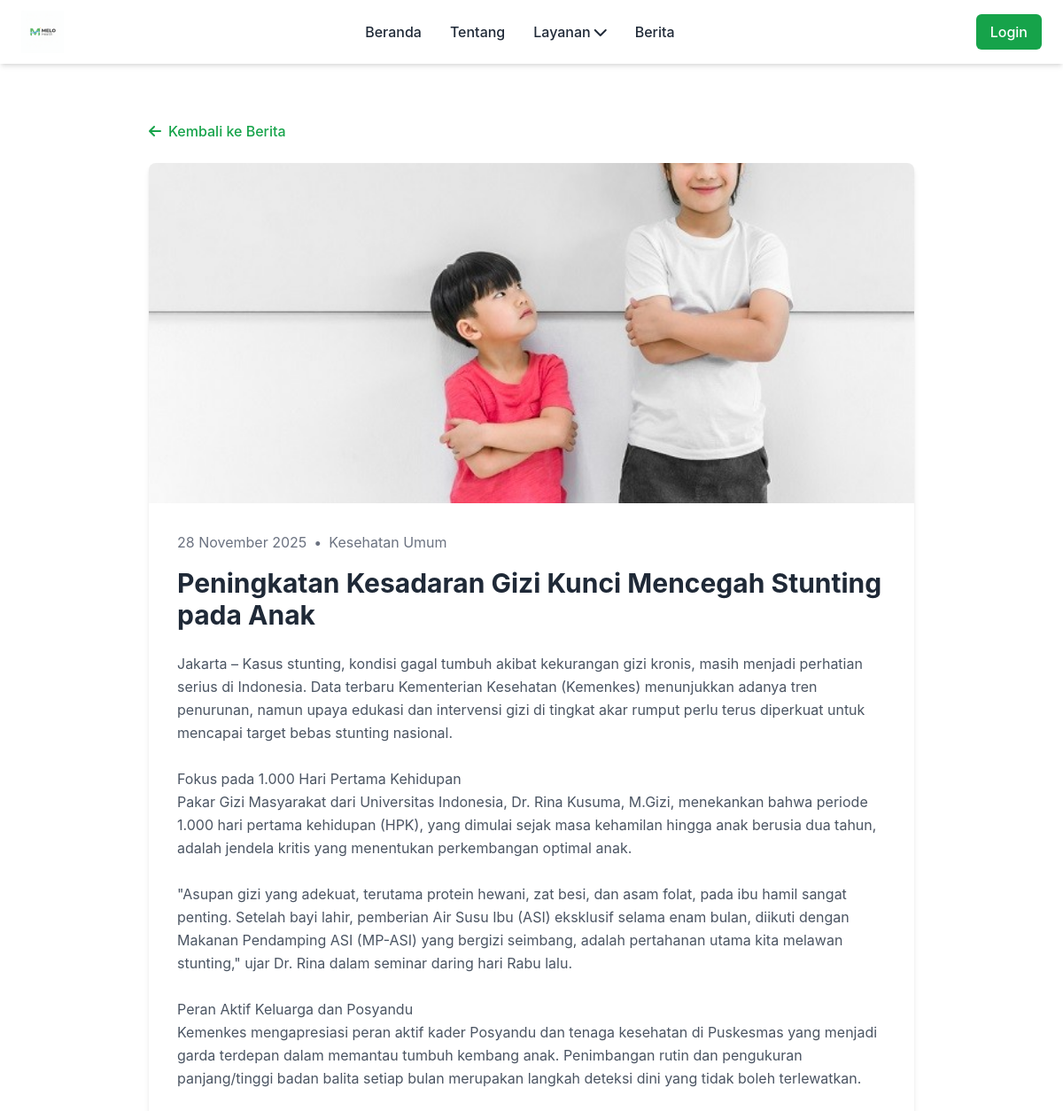
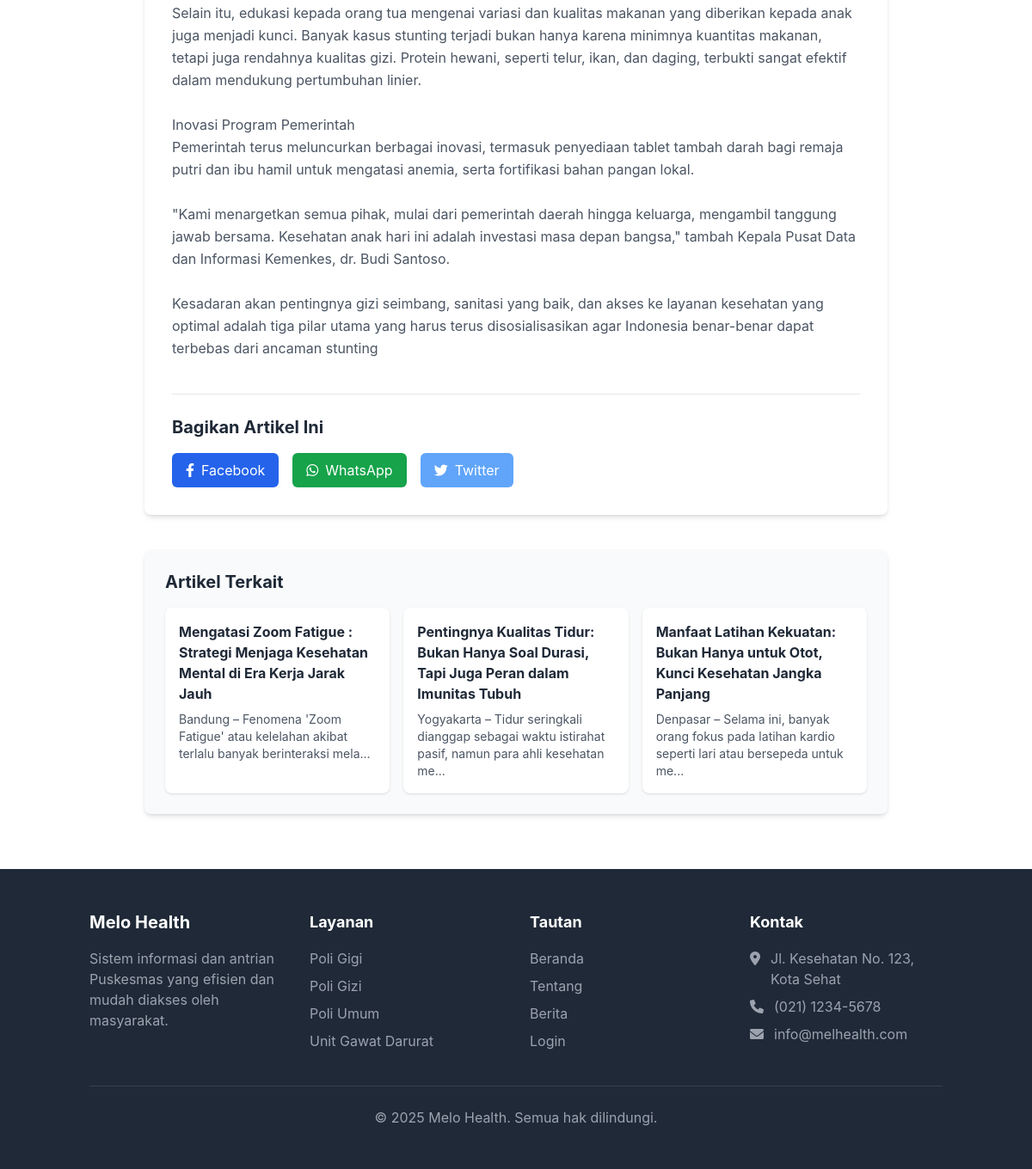
The page /detail-berita.php?id=6 on the database its author committed (2 pictures, top to bottom).
### tables this page shows
CREATE TABLE `berita` (
  `id` int NOT NULL,
  `judul` varchar(255) NOT NULL,
  `konten` text NOT NULL,
  `gambar` varchar(255) DEFAULT NULL,
  `tanggal_publish` date NOT NULL,
  `created_at` timestamp NOT NULL DEFAULT CURRENT_TIMESTAMP
);

### detail-berita.php (the view, shortened to what this page needs)
<?php
require_once 'includes/functions.php';
$article_id = isset($_GET['id']) ? (int)$_GET['id'] : 0;
try {
    $stmt = $pdo->prepare("SELECT * FROM berita WHERE id = ?");
    $stmt->execute([$article_id]);
    $article = $stmt->fetch(PDO::FETCH_ASSOC);
} catch (PDOException $e) {
    header("Location: berita.php");
    exit();
}
try {
    $stmt_related = $pdo->prepare("SELECT * FROM berita WHERE id != ? ORDER BY tanggal_publish DESC LIMIT 3");
    $stmt_related->execute([$article_id]);
    $related_articles = $stmt_related->fetchAll(PDO::FETCH_ASSOC);
} catch (PDOException $e) {
    $related_articles = [];
}
?>
<!DOCTYPE html>
<html lang="id">
<head>
    <script src="https://cdn.tailwindcss.com"></script>
    <link rel="stylesheet" href="https://cdnjs.cloudflare.com/ajax/libs/font-awesome/6.0.0/css/all.min.css">
    <link rel="stylesheet" href="assets/css/style.css">
</head>
<body class="bg-gray-50">
    <?php include 'includes/navbar.php'; ?>
    <section class="py-16 bg-white">
        <div class="container mx-auto px-4 max-w-4xl">
            <div class="mb-6">
                <a href="berita.php" class="inline-flex items-center text-green-600 hover:text-green-800 font-medium">
                    <i class="fas fa-arrow-left mr-2"></i>
                    Kembali ke Berita
                </a>
            </div>
            <div class="bg-white rounded-lg shadow-md overflow-hidden">
                <img src="<?php echo !empty($article['gambar']) ? $article['gambar'] : 'https://images.unsplash.com/photo-1516559828984-fb3b99548b21?auto=format&fit=crop&w=1200'; ?>"
                     alt="<?php echo htmlspecialchars($article['judul']); ?>"
                     class="w-full h-96 object-cover">
                <div class="p-8">
                    <div class="flex items-center text-gray-500 mb-4">
                        <span><?php echo date('d F Y', strtotime($article['tanggal_publish'])); ?></span>
                        <span class="mx-2">•</span>
                        <span>Kesehatan Umum</span>
                    </div>
                    <h1 class="text-3xl font-bold text-gray-800 mb-6"><?php echo htmlspecialchars($article['judul']); ?></h1>
                    <div class="prose max-w-none text-gray-600 leading-relaxed">
                        <?php echo nl2br(htmlspecialchars($article['konten'])); ?>
                    </div>
                    <div class="mt-10 pt-6 border-t border-gray-200">
                        <h3 class="text-xl font-bold text-gray-800 mb-4">Bagikan Artikel Ini</h3>
                        <div class="flex space-x-4">
                            <?php
                                $current_url = 'http://' . $_SERVER['HTTP_HOST'] . $_SERVER['REQUEST_URI'];
                                $encoded_url = urlencode($current_url);
                                $encoded_title = urlencode($article['judul']);
                                $encoded_text = urlencode($article['judul'] . ' - ' . $current_url);
                            ?>
                            <a href="https://www.facebook.com/sharer/sharer.php?u=<?php echo $encoded_url; ?>"
                               target="_blank"
                               class="bg-blue-600 text-white px-4 py-2 rounded-md flex items-center hover:bg-blue-700 transition-colors">
                                <i class="fab fa-facebook-f mr-2"></i>
                                Facebook
                            </a>
                            <a href="https://api.whatsapp.com/send?text=<?php echo $encoded_text; ?>"
                               target="_blank"
                               class="bg-green-600 text-white px-4 py-2 rounded-md flex items-center hover:bg-green-700 transition-colors">
                                <i class="fab fa-whatsapp mr-2"></i>
                                WhatsApp
                            </a>
                            <a href="https://twitter.com/intent/tweet?text=<?php echo $encoded_title; ?>&url=<?php echo $encoded_url; ?>"
                               target="_blank"
                               class="bg-blue-400 text-white px-4 py-2 rounded-md flex items-center hover:bg-blue-500 transition-colors">
                                <i class="fab fa-twitter mr-2"></i>
                                Twitter
                            </a>
                        </div>
                    </div>
                </div>
            </div>
            <div class="mt-10 bg-gray-50 rounded-lg shadow-md p-6">
                <h3 class="text-xl font-bold text-gray-800 mb-4">Artikel Terkait</h3>
                <div class="grid grid-cols-1 md:grid-cols-3 gap-4">
                    <?php foreach ($related_articles as $related_article): ?>
                    <div class="bg-white rounded-lg shadow p-4">
                        <h4 class="font-bold text-gray-800 mb-2">
                            <a href="detail-berita.php?id=<?php echo $related_article['id']; ?>"
                               class="hover:text-green-600">
                                <?php echo htmlspecialchars($related_article['judul']); ?>
                            </a>
                        </h4>
                        <p class="text-sm text-gray-600"><?php echo substr(htmlspecialchars(strip_tags($related_article['konten'])), 0, 100) . '...'; ?></p>
                    </div>
                    <?php endforeach; ?>
                </div>
            </div>
        </div>
    </section>
    <footer class="bg-gray-800 text-white py-12">
        <div class="container mx-auto px-4">
            <div class="grid grid-cols-1 md:grid-cols-4 gap-8">
                <div>
                    <h3 class="text-xl font-bold mb-4">Melo Health</h3>
                    <p class="text-gray-400">Sistem informasi dan antrian Puskesmas yang efisien dan mudah diakses oleh masyarakat.</p>
                </div>
                <div>
                    <h4 class="text-lg font-bold mb-4">Layanan</h4>
                    <ul class="space-y-2">
                        <li><a href="poli/poli-gigi.php" class="text-gray-400 hover:text-white transition duration-300">Poli Gigi</a></li>
                        <li><a href="poli/poli-gizi.php" class="text-gray-400 hover:text-white transition duration-300">Poli Gizi</a></li>
                        <li><a href="poli/poli-umum.php" class="text-gray-400 hover:text-white transition duration-300">Poli Umum</a></li>
                        <li><a href="poli/ugd.php" class="text-gray-400 hover:text-white transition duration-300">Unit Gawat Darurat</a></li>
                    </ul>
                </div>
                <div>
                    <h4 class="text-lg font-bold mb-4">Tautan</h4>
                    <ul class="space-y-2">
                        <li><a href="index.php" class="text-gray-400 hover:text-white transition duration-300">Beranda</a></li>
                        <li><a href="tentang.php" class="text-gray-400 hover:text-white transition duration-300">Tentang</a></li>
                        <li><a href="berita.php" class="text-gray-400 hover:text-white transition duration-300">Berita</a></li>
                        <li><a href="login.php" class="text-gray-400 hover:text-white transition duration-300">Login</a></li>
                    </ul>
                </div>
                <div>
                    <h4 class="text-lg font-bold mb-4">Kontak</h4>
                    <ul class="space-y-2 text-gray-400">
                        <li class="flex items-start">
                            <i class="fas fa-map-marker-alt mt-1 mr-3"></i>
                            <span>Jl. Kesehatan No. 123, Kota Sehat</span>
                        </li>
                        <li class="flex items-center">
                            <i class="fas fa-phone mr-3"></i>
                            <span>(021) 1234-5678</span>
                        </li>
                        <li class="flex items-center">
                            <i class="fas fa-envelope mr-3"></i>
                            <span>info@melhealth.com</span>
                        </li>
                    </ul>
                </div>
            </div>
            <div class="border-t border-gray-700 mt-10 pt-6 text-center text-gray-400">
                <p>&copy; 2025 Melo Health. Semua hak dilindungi.</p>
            </div>
        </div>
    </footer>
</body>
</html>

### assets/css/style.css (style rules this page uses)
body { font-family: 'Inter', sans-serif; }

### rows shown on the page
berita: gambar (picture), tanggal_publish "28 November 2025", judul "Peningkatan Kesadaran Gizi Kunci Mencegah Stunting pada Anak", konten "Jakarta – Kasus stunting, kondisi gagal tumbuh akibat kekurangan gizi kronis, masih menjadi perhatian serius di Indonesia. Data terbaru Kementerian Kesehatan (Kemenkes) menunjukkan adanya tren penurunan, namun upaya edukasi dan intervensi gizi di tingkat akar rumput perlu terus diperkuat untuk mencapai target bebas stunting nasional. Fokus pada 1.000 Hari Pertama Kehidupan Pakar Gizi Masyarakat dari Universitas Indonesia, Dr. Rina Kusuma, M.Gizi, menekankan bahwa periode 1.000 hari pertama kehidupan (HPK), yang dimulai sejak masa kehamilan hingga anak berusia dua tahun, adalah jendela kritis yang menentukan perkembangan optimal anak. \"Asupan gizi yang adekuat, terutama protein hewani, zat…"
berita: judul "Mengatasi Zoom Fatigue : Strategi Menjaga Kesehatan Mental di Era Kerja Jarak Jauh", konten "Bandung – Fenomena 'Zoom Fatigue' atau kelelahan akibat terlalu banyak berinteraksi mela"
berita: judul "Pentingnya Kualitas Tidur: Bukan Hanya Soal Durasi, Tapi Juga Peran dalam Imunitas Tubuh", konten "Yogyakarta – Tidur seringkali dianggap sebagai waktu istirahat pasif, namun para ahli kesehatan me"
berita: judul "Manfaat Latihan Kekuatan: Bukan Hanya untuk Otot, Kunci Kesehatan Jangka Panjang", konten "Denpasar – Selama ini, banyak orang fokus pada latihan kardio seperti lari atau bersepeda untuk me"
